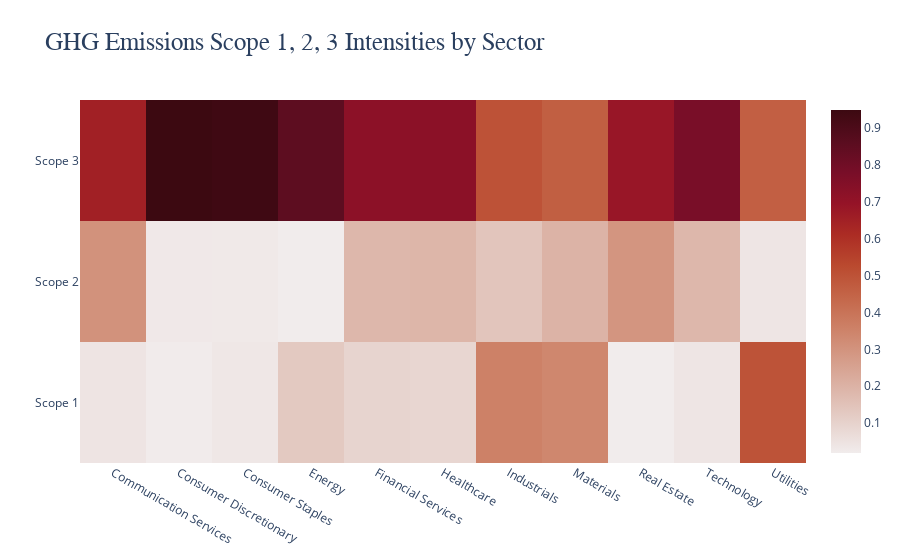

Write notebook code for a chart like this one.
### Code cell
fig = go.Figure(data = [trace], 
                layout = layout)
offline.iplot(fig)

### Figure 1 — Plotly figure (JSON) as saved in the notebook; plotly's stock layout.template omitted (floating-point values rounded to 4 significant figures)
{"data": [{"colorscale": [[0, "rgb(241, 236, 236)"], [0.09091, "rgb(230, 209, 203)"], [0.1818, "rgb(221, 182, 170)"], [0.2727, "rgb(213, 156, 137)"], [0.3636, "rgb(205, 129, 103)"], [0.4545, "rgb(196, 102, 73)"], [0.5455, "rgb(186, 74, 47)"], [0.6364, "rgb(172, 44, 36)"], [0.7273, "rgb(149, 19, 39)"], [0.8182, "rgb(120, 14, 40)"], [0.9091, "rgb(89, 13, 31)"], [1, "rgb(60, 9, 17)"]], "type": "heatmap", "x": ["Communication Services", "Consumer Discretionary", "Consumer Staples", "Energy", "Financial Services", "Healthcare", "Industrials", "Materials", "Real Estate", "Technology", "Utilities"], "y": ["Scope 1", "Scope 2", "Scope 3"], "z": [[0.04282, 0.0216, 0.03382, 0.1292, 0.09314, 0.0876, 0.3567, 0.3391, 0.01993, 0.04023, 0.4976], [0.3049, 0.03056, 0.02834, 0.01937, 0.1853, 0.1896, 0.1425, 0.198, 0.2951, 0.1845, 0.04037], [0.6522, 0.9478, 0.9378, 0.8514, 0.7215, 0.7228, 0.5008, 0.4629, 0.685, 0.7753, 0.462]]}], "layout": {"plot_bgcolor": "antiquewhite", "title": {"font": {"family": "Arial", "size": 25}, "text": "GHG Emissions Scope 1, 2, 3 Intensities by Sector"}}}
